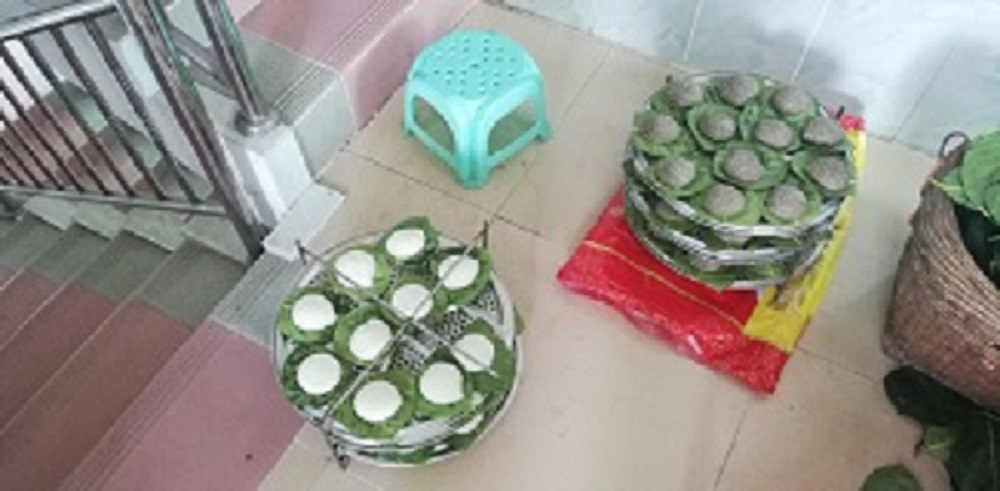
#> input picture img_source/food.jpg, 1000 x 491 px
$ python color_hisogram.py --image ../../img_source/food.jpg
#> lines starting #> are read from the running program, lines starting #| are printed output that depends on the picture
from matplotlib import pyplot as plot
import argparse
import cv2

ap = argparse.ArgumentParser()
ap.add_argument("-i", "--image", required = True,
help = "Path to the image")
args = vars(ap.parse_args())

image = cv2.imread(args["image"])
#> image is the input picture: shape (491, 1000, 3); mean B, G, R 137.3, 144.4, 148
cv2.imshow("Original", image)


chans=cv2.split(image)
colors=("r","b","g")

plot.figure()
plot.title("’Flattened’ Color Histogram")
plot.xlabel("Bins")
plot.ylabel("# of Pixels")

for (chan, color) in zip(chans,colors):
    hist=cv2.calcHist([chan],[0],None,[256],[0,256])
    plot.plot(hist,color=color)
    plot.xlim([0,256])
#> this loop made 3 passes
#> color on passes 1 to 3: 'r', 'b', 'g'

fig = plot.figure()
ax = fig.add_subplot(131)
hist = cv2.calcHist([chans[1], chans[0]], [0, 1], None,
[32, 32], [0, 256, 0, 256])
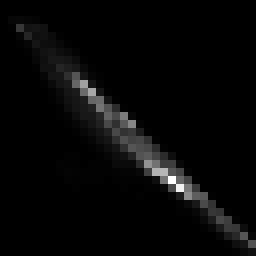
#> hist: shape (32, 32) float32 (shown 8 times larger); min 0, max 15676, mean 479.5; drawn with min black and max white
p = ax.imshow(hist, interpolation = "nearest")
ax.set_title("2D Color Histogram for G and B")
plot.colorbar(p)

ax = fig.add_subplot(132)
hist = cv2.calcHist([chans[1], chans[2]], [0, 1], None,
[32, 32], [0, 256, 0, 256])
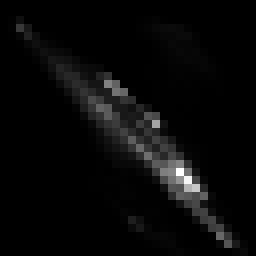
#> hist: shape (32, 32) float32 (shown 8 times larger); min 0, max 13066, mean 479.5; drawn with min black and max white
p = ax.imshow(hist, interpolation = "nearest")
ax.set_title("2D Color Histogram for G and R")
plot.colorbar(p)

ax = fig.add_subplot(133)
hist = cv2.calcHist([chans[0], chans[2]], [0, 1], None,
[32, 32], [0, 256, 0, 256])
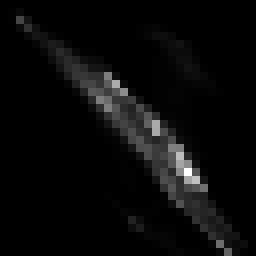
#> hist: shape (32, 32) float32 (shown 8 times larger); min 0, max 11645, mean 479.5; drawn with min black and max white
p = ax.imshow(hist, interpolation = "nearest")
ax.set_title("2D Color Histogram for B and R")
plot.colorbar(p)

print("2D histogram shape: {}, with {} values".format(hist.shape, hist.flatten().shape[0]))
#| 2D histogram shape: (32, 32), with 1024 values

hist = cv2.calcHist([image], [0, 1, 2],None, [8, 8, 8], [0, 256, 0, 256, 0, 256])
print("3D histogram shape: {}, with {} values".format(hist.shape, hist.flatten().shape[0]))
#| 3D histogram shape: (8, 8, 8), with 512 values

plot.show()
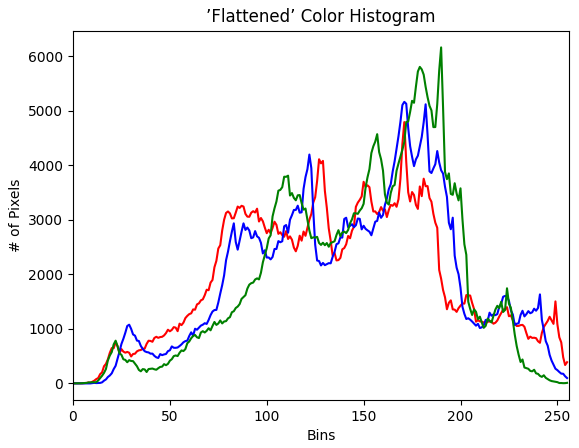
#> figure drawn by matplotlib, 1 panel; curve peaks at x = 171, y = 4789; curve peaks at x = 171, y = 5160; curve peaks at x = 190, y = 6158
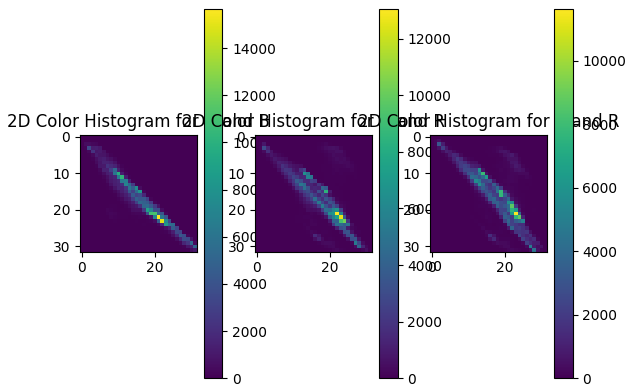
#> figure drawn by matplotlib, 6 panels
cv2.waitKey(0)
